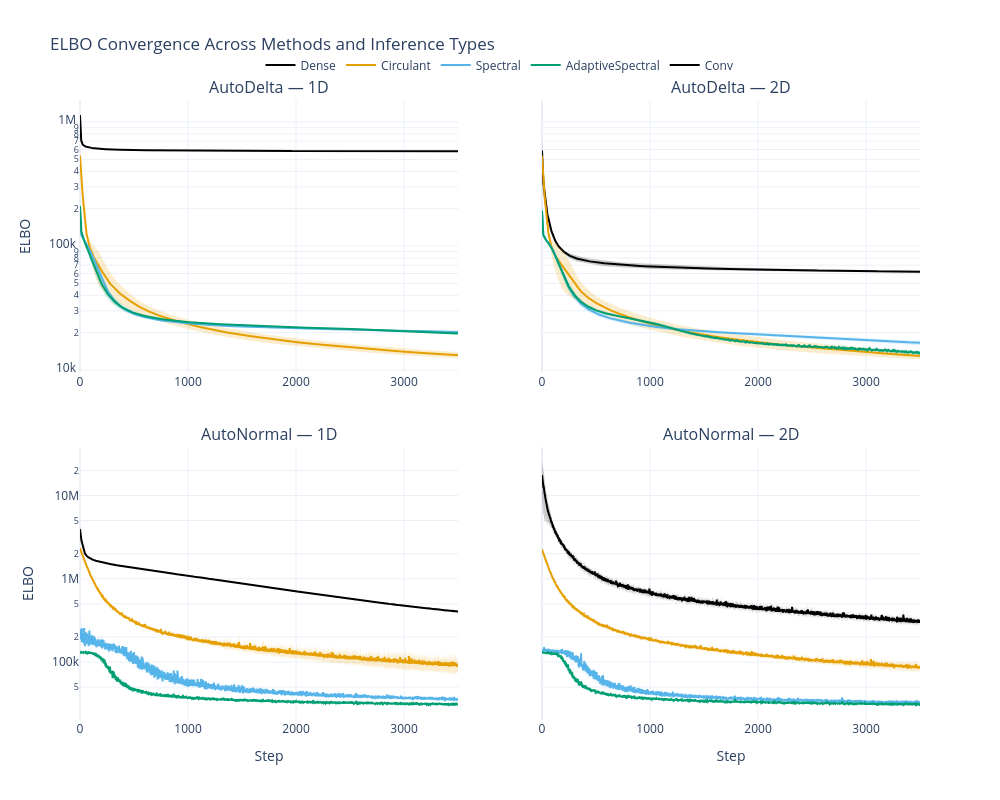

The notebook cell this image was saved under:
### Code cell
import os
import numpy as np
import plotly.graph_objects as go
from plotly.subplots import make_subplots

# Configuration
root_dir = "/Users/josephmargaryan/Desktop/results/losses"
dimensionalities = {
    '1D': {
        'baseline': 'dense',
        'methods': ['dense', 'circ', 'spectral', 'adaptive_spectral']
    },
    '2D': {
        'baseline': 'conv',
        'methods': ['conv', 'circ_2d', 'spectral_2d', 'adaptive_spectral_2d']
    }
}
inference_types = ['AD', 'AN']
inf_names = {'AD': 'AutoDelta', 'AN': 'AutoNormal'}
reps_pattern = 'losses_{}.npy'
n_reps = 3

# Display name and color mapping (Okabe–Ito palette)
display_names = {
    'dense':               'Dense',
    'conv':                'Conv',
    'circ':                'Circulant',
    'circ_2d':             'Circulant',
    'spectral':            'Spectral',
    'spectral_2d':         'Spectral',
    'adaptive_spectral':   'AdaptiveSpectral',
    'adaptive_spectral_2d':'AdaptiveSpectral'
}
display_colors = {
    'dense':             '#000000',  # black (baseline for 1D)
    'conv':              '#000000',  # black (baseline for 2D)
    'circ':              '#E69F00',  # orange
    'circ_2d':           '#E69F00',  # orange
    'spectral':          '#56B4E9',  # sky blue
    'spectral_2d':       '#56B4E9',  # sky blue
    'adaptive_spectral': '#009E73',  # bluish green
    'adaptive_spectral_2d':'#009E73' # bluish green
}


def load_losses(path):
    """Load n_reps replicates from .npy files and stack into (steps, reps)."""
    arrs = []
    for i in range(1, n_reps+1):
        fname = os.path.join(path, reps_pattern.format(i))
        arrs.append(np.load(fname))
    return np.stack(arrs, axis=1)


def hex_to_rgba(hex_color, alpha=0.2):
    """Convert '#RRGGBB' → 'rgba(r, g, b, alpha)'."""
    hex_color = hex_color.lstrip('#')
    r, g, b = [int(hex_color[i:i+2], 16) for i in (0, 2, 4)]
    return f"rgba({r}, {g}, {b}, {alpha})"

# Build subplot titles
subplot_titles = []
for inf in inference_types:
    for dim in dimensionalities:
        subplot_titles.append(f"{inf_names[inf]} — {dim}")

fig = make_subplots(
    rows=2, cols=2,
    subplot_titles=subplot_titles,
    shared_xaxes=True, shared_yaxes=True,
    horizontal_spacing=0.1, vertical_spacing=0.12
)

# Track which legend entries have been shown
shown = set()

# Plot each method
for r_idx, inf in enumerate(inference_types, start=1):
    for c_idx, (dim, cfg) in enumerate(dimensionalities.items(), start=1):
        for method in cfg['methods']:
            path = os.path.join(root_dir, method, inf)
            data = load_losses(path)
            steps = np.arange(data.shape[0])
            mean   = data.mean(axis=1)
            stderr = data.std(axis=1) / np.sqrt(data.shape[1])
            upper  = mean + 1.96 * stderr
            lower  = mean - 1.96 * stderr

            name = display_names[method]
            color = display_colors[method]
            # Show legend only once per method
            showlegend = False
            if name not in shown:
                showlegend = True
                shown.add(name)

            # Mean line
            fig.add_trace(
                go.Scatter(
                    x=steps, y=mean,
                    mode='lines',
                    name=name,
                    line=dict(color=color, width=2),
                    showlegend=showlegend,
                    legendgroup=name
                ),
                row=r_idx, col=c_idx
            )

            # Confidence band
            rgba = hex_to_rgba(color, alpha=0.2)
            fig.add_trace(
                go.Scatter(
                    x=np.concatenate([steps, steps[::-1]]),
                    y=np.concatenate([upper, lower[::-1]]),
                    fill='toself',
                    fillcolor=rgba,
                    line=dict(width=0),
                    hoverinfo='skip',
                    showlegend=False
                ),
                row=r_idx, col=c_idx
            )

        # X-axis: show ticks on all subplots, title only on bottom row
        fig.update_xaxes(
            title_text='Step' if r_idx == 2 else None,
            showticklabels=True,
            row=r_idx, col=c_idx
        )
        # Y-axis: log scale, title only on left column
        fig.update_yaxes(
            type='log',
            title_text='ELBO' if c_idx == 1 else None,
            row=r_idx, col=c_idx
        )

# Final layout
fig.update_layout(
    title_text='ELBO Convergence Across Methods and Inference Types',
    height=800, width=1000,
    legend=dict(
        orientation='h',
        y=1.08,
        x=0.5,
        xanchor='center'
    ),
    template='plotly_white'
)

fig.show()

### Figure 1 — Plotly figure (JSON) as saved in the notebook; plotly's stock layout.template omitted (floating-point values rounded to 4 significant figures; data arrays with more than 128 entries replaced by an {"elided": "..."} marker saying what was removed)
{"data": [{"legendgroup": "Dense", "line": {"color": "#000000", "width": 2}, "mode": "lines", "name": "Dense", "showlegend": true, "type": "scatter", "x": {"elided": "3500 int values"}, "xaxis": "x", "y": {"elided": "3500 float values"}, "yaxis": "y"}, {"fill": "toself", "fillcolor": "rgba(0, 0, 0, 0.2)", "hoverinfo": "skip", "line": {"width": 0}, "showlegend": false, "type": "scatter", "x": {"elided": "7000 int values"}, "xaxis": "x", "y": {"elided": "7000 float values"}, "yaxis": "y"}, {"legendgroup": "Circulant", "line": {"color": "#E69F00", "width": 2}, "mode": "lines", "name": "Circulant", "showlegend": true, "type": "scatter", "x": {"elided": "3500 int values"}, "xaxis": "x", "y": {"elided": "3500 float values"}, "yaxis": "y"}, {"fill": "toself", "fillcolor": "rgba(230, 159, 0, 0.2)", "hoverinfo": "skip", "line": {"width": 0}, "showlegend": false, "type": "scatter", "x": {"elided": "7000 int values"}, "xaxis": "x", "y": {"elided": "7000 float values"}, "yaxis": "y"}, {"legendgroup": "Spectral", "line": {"color": "#56B4E9", "width": 2}, "mode": "lines", "name": "Spectral", "showlegend": true, "type": "scatter", "x": {"elided": "3500 int values"}, "xaxis": "x", "y": {"elided": "3500 float values"}, "yaxis": "y"}, {"fill": "toself", "fillcolor": "rgba(86, 180, 233, 0.2)", "hoverinfo": "skip", "line": {"width": 0}, "showlegend": false, "type": "scatter", "x": {"elided": "7000 int values"}, "xaxis": "x", "y": {"elided": "7000 float values"}, "yaxis": "y"}, {"legendgroup": "AdaptiveSpectral", "line": {"color": "#009E73", "width": 2}, "mode": "lines", "name": "AdaptiveSpectral", "showlegend": true, "type": "scatter", "x": {"elided": "3500 int values"}, "xaxis": "x", "y": {"elided": "3500 float values"}, "yaxis": "y"}, {"fill": "toself", "fillcolor": "rgba(0, 158, 115, 0.2)", "hoverinfo": "skip", "line": {"width": 0}, "showlegend": false, "type": "scatter", "x": {"elided": "7000 int values"}, "xaxis": "x", "y": {"elided": "7000 float values"}, "yaxis": "y"}, {"legendgroup": "Conv", "line": {"color": "#000000", "width": 2}, "mode": "lines", "name": "Conv", "showlegend": true, "type": "scatter", "x": {"elided": "3500 int values"}, "xaxis": "x2", "y": {"elided": "3500 float values"}, "yaxis": "y2"}, {"fill": "toself", "fillcolor": "rgba(0, 0, 0, 0.2)", "hoverinfo": "skip", "line": {"width": 0}, "showlegend": false, "type": "scatter", "x": {"elided": "7000 int values"}, "xaxis": "x2", "y": {"elided": "7000 float values"}, "yaxis": "y2"}, {"legendgroup": "Circulant", "line": {"color": "#E69F00", "width": 2}, "mode": "lines", "name": "Circulant", "showlegend": false, "type": "scatter", "x": {"elided": "3500 int values"}, "xaxis": "x2", "y": {"elided": "3500 float values"}, "yaxis": "y2"}, {"fill": "toself", "fillcolor": "rgba(230, 159, 0, 0.2)", "hoverinfo": "skip", "line": {"width": 0}, "showlegend": false, "type": "scatter", "x": {"elided": "7000 int values"}, "xaxis": "x2", "y": {"elided": "7000 float values"}, "yaxis": "y2"}, {"legendgroup": "Spectral", "line": {"color": "#56B4E9", "width": 2}, "mode": "lines", "name": "Spectral", "showlegend": false, "type": "scatter", "x": {"elided": "3500 int values"}, "xaxis": "x2", "y": {"elided": "3500 float values"}, "yaxis": "y2"}, {"fill": "toself", "fillcolor": "rgba(86, 180, 233, 0.2)", "hoverinfo": "skip", "line": {"width": 0}, "showlegend": false, "type": "scatter", "x": {"elided": "7000 int values"}, "xaxis": "x2", "y": {"elided": "7000 float values"}, "yaxis": "y2"}, {"legendgroup": "AdaptiveSpectral", "line": {"color": "#009E73", "width": 2}, "mode": "lines", "name": "AdaptiveSpectral", "showlegend": false, "type": "scatter", "x": {"elided": "3500 int values"}, "xaxis": "x2", "y": {"elided": "3500 float values"}, "yaxis": "y2"}, {"fill": "toself", "fillcolor": "rgba(0, 158, 115, 0.2)", "hoverinfo": "skip", "line": {"width": 0}, "showlegend": false, "type": "scatter", "x": {"elided": "7000 int values"}, "xaxis": "x2", "y": {"elided": "7000 float values"}, "yaxis": "y2"}, {"legendgroup": "Dense", "line": {"color": "#000000", "width": 2}, "mode": "lines", "name": "Dense", "showlegend": false, "type": "scatter", "x": {"elided": "3500 int values"}, "xaxis": "x3", "y": {"elided": "3500 float values"}, "yaxis": "y3"}, {"fill": "toself", "fillcolor": "rgba(0, 0, 0, 0.2)", "hoverinfo": "skip", "line": {"width": 0}, "showlegend": false, "type": "scatter", "x": {"elided": "7000 int values"}, "xaxis": "x3", "y": {"elided": "7000 float values"}, "yaxis": "y3"}, {"legendgroup": "Circulant", "line": {"color": "#E69F00", "width": 2}, "mode": "lines", "name": "Circulant", "showlegend": false, "type": "scatter", "x": {"elided": "3500 int values"}, "xaxis": "x3", "y": {"elided": "3500 float values"}, "yaxis": "y3"}, {"fill": "toself", "fillcolor": "rgba(230, 159, 0, 0.2)", "hoverinfo": "skip", "line": {"width": 0}, "showlegend": false, "type": "scatter", "x": {"elided": "7000 int values"}, "xaxis": "x3", "y": {"elided": "7000 float values"}, "yaxis": "y3"}, {"legendgroup": "Spectral", "line": {"color": "#56B4E9", "width": 2}, "mode": "lines", "name": "Spectral", "showlegend": false, "type": "scatter", "x": {"elided": "3500 int values"}, "xaxis": "x3", "y": {"elided": "3500 float values"}, "yaxis": "y3"}, {"fill": "toself", "fillcolor": "rgba(86, 180, 233, 0.2)", "hoverinfo": "skip", "line": {"width": 0}, "showlegend": false, "type": "scatter", "x": {"elided": "7000 int values"}, "xaxis": "x3", "y": {"elided": "7000 float values"}, "yaxis": "y3"}, {"legendgroup": "AdaptiveSpectral", "line": {"color": "#009E73", "width": 2}, "mode": "lines", "name": "AdaptiveSpectral", "showlegend": false, "type": "scatter", "x": {"elided": "3500 int values"}, "xaxis": "x3", "y": {"elided": "3500 float values"}, "yaxis": "y3"}, {"fill": "toself", "fillcolor": "rgba(0, 158, 115, 0.2)", "hoverinfo": "skip", "line": {"width": 0}, "showlegend": false, "type": "scatter", "x": {"elided": "7000 int values"}, "xaxis": "x3", "y": {"elided": "7000 float values"}, "yaxis": "y3"}, {"legendgroup": "Conv", "line": {"color": "#000000", "width": 2}, "mode": "lines", "name": "Conv", "showlegend": false, "type": "scatter", "x": {"elided": "3500 int values"}, "xaxis": "x4", "y": {"elided": "3500 float values"}, "yaxis": "y4"}, {"fill": "toself", "fillcolor": "rgba(0, 0, 0, 0.2)", "hoverinfo": "skip", "line": {"width": 0}, "showlegend": false, "type": "scatter", "x": {"elided": "7000 int values"}, "xaxis": "x4", "y": {"elided": "7000 float values"}, "yaxis": "y4"}, {"legendgroup": "Circulant", "line": {"color": "#E69F00", "width": 2}, "mode": "lines", "name": "Circulant", "showlegend": false, "type": "scatter", "x": {"elided": "3500 int values"}, "xaxis": "x4", "y": {"elided": "3500 float values"}, "yaxis": "y4"}, {"fill": "toself", "fillcolor": "rgba(230, 159, 0, 0.2)", "hoverinfo": "skip", "line": {"width": 0}, "showlegend": false, "type": "scatter", "x": {"elided": "7000 int values"}, "xaxis": "x4", "y": {"elided": "7000 float values"}, "yaxis": "y4"}, {"legendgroup": "Spectral", "line": {"color": "#56B4E9", "width": 2}, "mode": "lines", "name": "Spectral", "showlegend": false, "type": "scatter", "x": {"elided": "3500 int values"}, "xaxis": "x4", "y": {"elided": "3500 float values"}, "yaxis": "y4"}, {"fill": "toself", "fillcolor": "rgba(86, 180, 233, 0.2)", "hoverinfo": "skip", "line": {"width": 0}, "showlegend": false, "type": "scatter", "x": {"elided": "7000 int values"}, "xaxis": "x4", "y": {"elided": "7000 float values"}, "yaxis": "y4"}, {"legendgroup": "AdaptiveSpectral", "line": {"color": "#009E73", "width": 2}, "mode": "lines", "name": "AdaptiveSpectral", "showlegend": false, "type": "scatter", "x": {"elided": "3500 int values"}, "xaxis": "x4", "y": {"elided": "3500 float values"}, "yaxis": "y4"}, {"fill": "toself", "fillcolor": "rgba(0, 158, 115, 0.2)", "hoverinfo": "skip", "line": {"width": 0}, "showlegend": false, "type": "scatter", "x": {"elided": "7000 int values"}, "xaxis": "x4", "y": {"elided": "7000 float values"}, "yaxis": "y4"}], "layout": {"annotations": [{"font": {"size": 16}, "showarrow": false, "text": "AutoDelta — 1D", "x": 0.225, "xanchor": "center", "xref": "paper", "y": 1, "yanchor": "bottom", "yref": "paper"}, {"font": {"size": 16}, "showarrow": false, "text": "AutoDelta — 2D", "x": 0.775, "xanchor": "center", "xref": "paper", "y": 1, "yanchor": "bottom", "yref": "paper"}, {"font": {"size": 16}, "showarrow": false, "text": "AutoNormal — 1D", "x": 0.225, "xanchor": "center", "xref": "paper", "y": 0.44, "yanchor": "bottom", "yref": "paper"}, {"font": {"size": 16}, "showarrow": false, "text": "AutoNormal — 2D", "x": 0.775, "xanchor": "center", "xref": "paper", "y": 0.44, "yanchor": "bottom", "yref": "paper"}], "height": 800, "legend": {"orientation": "h", "x": 0.5, "xanchor": "center", "y": 1.08}, "title": {"text": "ELBO Convergence Across Methods and Inference Types"}, "width": 1000, "xaxis": {"anchor": "y", "domain": [0, 0.45], "matches": "x3", "showticklabels": true}, "xaxis2": {"anchor": "y2", "domain": [0.55, 1], "matches": "x4", "showticklabels": true}, "xaxis3": {"anchor": "y3", "domain": [0, 0.45], "showticklabels": true, "title": {"text": "Step"}}, "xaxis4": {"anchor": "y4", "domain": [0.55, 1], "showticklabels": true, "title": {"text": "Step"}}, "yaxis": {"anchor": "x", "domain": [0.56, 1], "title": {"text": "ELBO"}, "type": "log"}, "yaxis2": {"anchor": "x2", "domain": [0.56, 1], "matches": "y", "showticklabels": false, "type": "log"}, "yaxis3": {"anchor": "x3", "domain": [0, 0.44], "title": {"text": "ELBO"}, "type": "log"}, "yaxis4": {"anchor": "x4", "domain": [0, 0.44], "matches": "y3", "showticklabels": false, "type": "log"}}}
